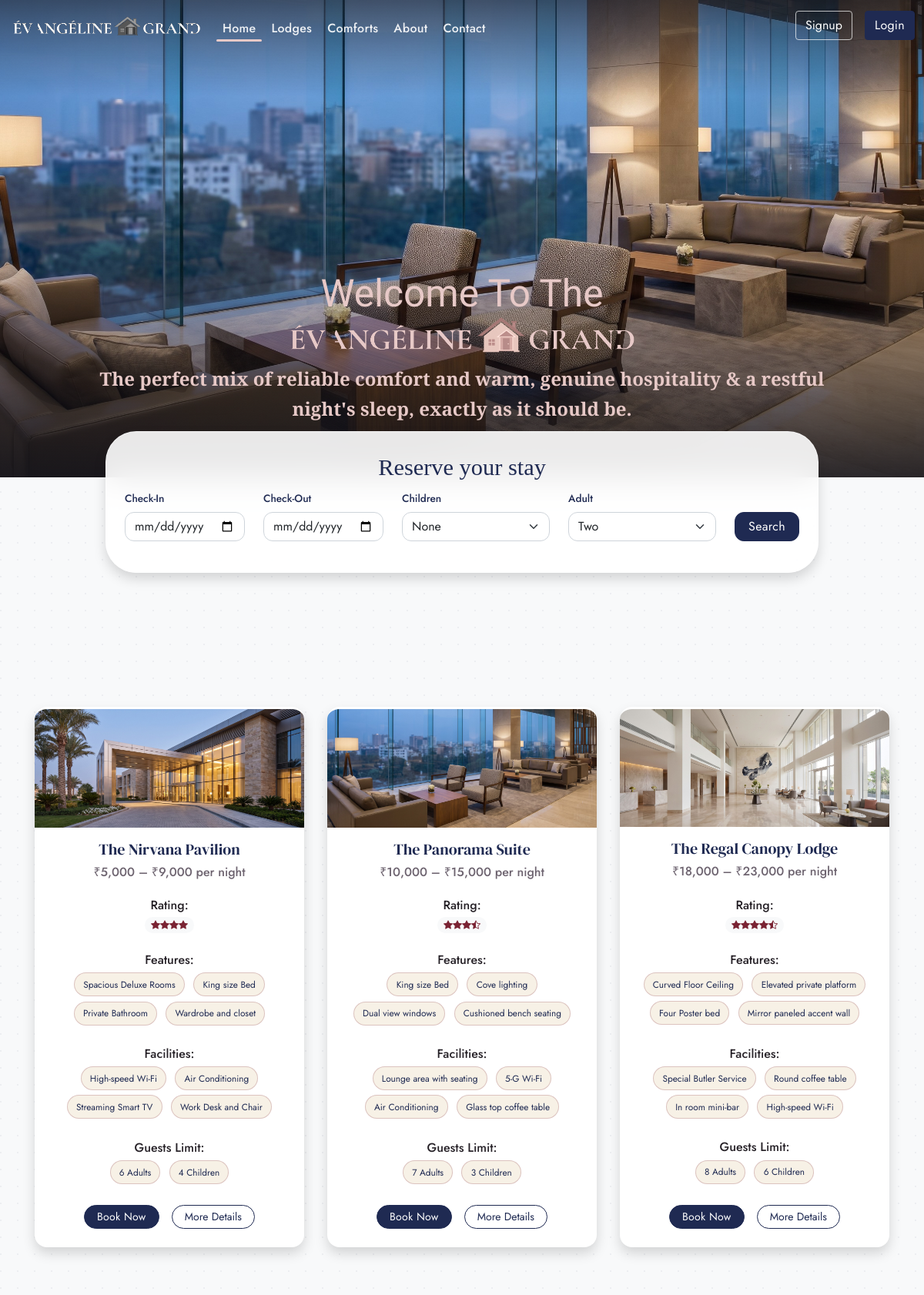
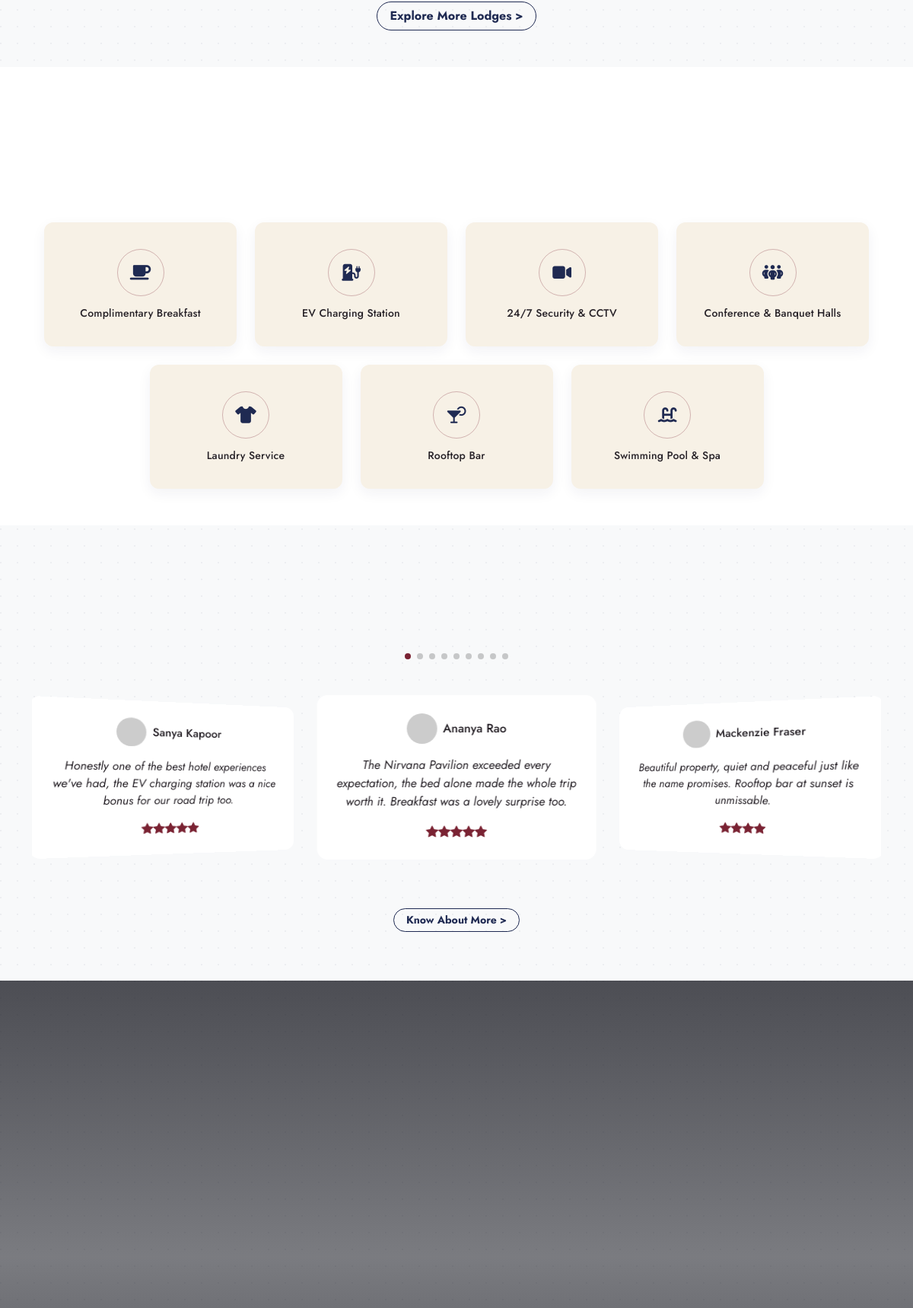
The page / (upper part) on the database its author committed (2 pictures, top to bottom).
### tables this page shows
CREATE TABLE `hero_slides` (
  `id`         INT(11) NOT NULL AUTO_INCREMENT,
  `image`      VARCHAR(255) NOT NULL,
  `caption`    VARCHAR(150) NOT NULL DEFAULT '',
  `is_active`  TINYINT(1) NOT NULL DEFAULT 1,
  `sort_order` INT(11) NOT NULL DEFAULT 0,
  PRIMARY KEY (`id`)
);

CREATE TABLE `lodges` (
  `id`           INT(11) NOT NULL AUTO_INCREMENT,
  `name`         VARCHAR(120) NOT NULL,
  `tier`         VARCHAR(60) NOT NULL DEFAULT '',
  `blurb`        TEXT,
  `price_min`    INT(11) NOT NULL DEFAULT 0,
  `price_max`    INT(11) DEFAULT NULL,
  `rating`       DECIMAL(2,1) DEFAULT NULL,
  `features`     TEXT,
  `facilities`   TEXT,
  `max_adults`   INT(11) NOT NULL DEFAULT 2,
  `max_children` INT(11) NOT NULL DEFAULT 0,
  `units`        INT(11) NOT NULL DEFAULT 1,
  `image`        VARCHAR(255) NOT NULL,
  `show_on_home` TINYINT(1) NOT NULL DEFAULT 0,
  `is_active`    TINYINT(1) NOT NULL DEFAULT 1,
  `sort_order`   INT(11) NOT NULL DEFAULT 0,
  PRIMARY KEY (`id`)
);

CREATE TABLE `comforts` (
  `id`           INT(11) NOT NULL AUTO_INCREMENT,
  `section`      VARCHAR(20) NOT NULL DEFAULT 'card',
  `title`        VARCHAR(120) NOT NULL,
  `description`  TEXT,
  `tag`          VARCHAR(60) NOT NULL DEFAULT '',
  `icon`         VARCHAR(80) NOT NULL DEFAULT '',
  `image`        VARCHAR(255) NOT NULL,
  `show_on_home` TINYINT(1) NOT NULL DEFAULT 0,
  `is_active`    TINYINT(1) NOT NULL DEFAULT 1,
  `sort_order`   INT(11) NOT NULL DEFAULT 0,
  PRIMARY KEY (`id`)
);

CREATE TABLE `testimonials` (
  `id`         INT(11) NOT NULL AUTO_INCREMENT,
  `name`       VARCHAR(100) NOT NULL,
  `review`     TEXT NOT NULL,
  `rating`     TINYINT(4) NOT NULL DEFAULT 5,
  `is_active`  TINYINT(1) NOT NULL DEFAULT 1,
  `sort_order` INT(11) NOT NULL DEFAULT 0,
  PRIMARY KEY (`id`)
);

### admin/admin-include/fields.php (called while the page is built, shortened)
<?php
$f = function (string $key, string $label, string $type, string $default, string $help = ''): array {
    return ['key' => $key, 'label' => $label, 'type' => $type, 'default' => $default, 'help' => $help];
};

### index.php (the view, shortened to what this page needs)
<?php require_once __DIR__ . '/admin/admin-include/db_config.php'; ?>
<!DOCTYPE html>
<html lang="en">
<head>
    <title>Home | <?= e(setting('hotel_name')) ?></title>
    <?php require('include/links.php') ?>
    <link rel="stylesheet" href="https://cdn.jsdelivr.net/npm/swiper@12/swiper-bundle.min.css"/>
  </head>
<body class="bg-light">
<?php require('include/navbar.php')?>
<div class="hero-wrap">
  <div class="swiper swiper-container hero-swiper">
      <?php
        $slides = rows('SELECT image, caption FROM hero_slides WHERE is_active = 1 ORDER BY sort_order, id');
      ?>
      <div class="swiper-wrapper">
        <?php foreach ($slides as $s): ?>
        <div class="swiper-slide">
          <img src="<?= e(asset($s['image'])) ?>" alt="<?= e($s['caption']) ?>" class="w-100 d-block"/>
        </div>
        <?php endforeach; ?>
      </div>
  </div>
  <div class="hero-overlay">
    <span class="hero-script"><?= e(setting('hero_welcome')) ?></span>
    <img src="<?= e(img('logo_hero')) ?>" alt="<?= e(setting('hotel_name')) ?>" class="hero-logo-img">
    <p class="hero-tagline"><?= e(setting('hero_tagline')) ?></p>
  </div>
</div>
<div class="container availability-form">
  <div class="row justify-content-center">
    <div class="col-lg-10">
      <div class="shadow p-4 availability-card">
        <span class="section-eyebrow d-block mb-1 text-center">Reserve your stay</span>
        <form action="lodges.php" method="get">
          <div class="row align-items-end availability-row">
            <div class="field-checkin mb-3">
              <label class="form-label">Check-In</label>
              <input type="date" name="checkin" class="form-control shadow-none" required min="<?= date('Y-m-d') ?>">
            </div>
            <div class="field-checkout mb-3">
              <label class="form-label">Check-Out</label>
              <input type="date" name="checkout" class="form-control shadow-none" required min="<?= date('Y-m-d', strtotime('+1 day')) ?>">
            </div>
            <div class="field-children mb-3">
              <label class="form-label">Children</label>
              <select name="children" class="form-select shadow-none">
                <option value="0" selected>None</option>
              </select>
            </div>
            <div class="field-adult mb-3">
              <label class="form-label">Adult</label>
              <select name="adults" class="form-select shadow-none">
                <option value="2" selected>Two</option>
              </select>
            </div>
            <div class="field-submit mb-3">
              <button type="submit" class="btn text-white shadow-none custom-bg w-100">Search</button>
            </div>
          </div>
        </form>
      </div>
    </div>
  </div>
</div>
<div class="container">
 <div class="row">
   <?php $home_lodges = rows('SELECT * FROM lodges WHERE is_active = 1 AND show_on_home = 1 ORDER BY sort_order, id LIMIT 6'); ?>
<?php foreach ($home_lodges as $l): ?>
   <div class="col-lg-4 col-md-6 my-3">
    <div class="card border-0 shadow lodge-hover" style="max-width: 350px; margin: auto;">
      <img src="<?= e(asset($l['image'])) ?>" class="card-img-top" alt="<?= e($l['name']) ?>">
      <div class="card-body text-center">
        <h5><?= e($l['name']) ?></h5>
        <h6 class="mb-4"><?= e(price_line($l['price_min'], $l['price_max'])) ?></h6>
        <?php if ($l['rating'] !== null): ?>
         <div class="rating mb-4">
          <h6 class="mb-1">Rating:</h6>
         <span class="badge rounded-pill bg-light text-dark text-wrap">
          <?= stars_html($l['rating']) ?>
         </span>
        </div>
        <?php endif; ?>
        <?php if (lines($l['features'])): ?>
        <div class="features mb-4">
          <h6 class="mb-1">Features:</h6>
          <?php foreach (lines($l['features']) as $p): ?><span class="pill"><?= e($p) ?></span>
          <?php endforeach; ?>
        </div>
        <?php endif; ?>
        <?php if (lines($l['facilities'])): ?>
        <div class="facilities mb-4">
           <h6 class="mb-1">Facilities:</h6>
          <?php foreach (lines($l['facilities']) as $p): ?><span class="pill"><?= e($p) ?></span>
          <?php endforeach; ?>
        </div>
        <?php endif; ?>
        <div class="guests-limit mb-4">
           <h6 class="mb-1">Guests Limit:</h6>
          <span class="pill"><?= e(adults_text($l['max_adults'])) ?></span>
          <?php if ((int)$l['max_children'] > 0): ?><span class="pill"><?= e(children_text($l['max_children'])) ?></span><?php endif; ?>
        </div>
        <div class="d-flex justify-content-center gap-3 mb-2">
          <a href="book.php?lodge=<?= (int)$l['id'] ?>" class="btn btn-sm text-white custom-bg shadow-none rounded-pill px-3">Book Now</a>
          <a href="lodges.php" class="btn btn-sm btn-outline-dark shadow-none rounded-pill px-3">More Details</a>
        </div>
      </div>
    </div>
   </div>
<?php endforeach; ?>
      <div class="col-lg-12 text-center mt-5">
    <a href="lodges.php" class="btn btn-md btn-outline-dark rounded-0 fw-bold shadow-none rounded-pill px-3">Explore More Lodges ></a>
   </div>
 </div>
</div>
<div class="section-white mt-5">
  <div class="container pb-5">
    <div class="convenience-row">
      <?php foreach (rows("SELECT title, icon FROM comforts WHERE is_active = 1 AND show_on_home = 1 ORDER BY sort_order, id") as $c): ?>
      <div class="convenience-card">
        <div class="convenience-icon"><i class="<?= e($c['icon']) ?>"></i></div>
        <h5><?= e($c['title']) ?></h5>
      </div>
      <?php endforeach; ?>
    </div>
  </div>
</div>
<div class="container">
  <div class="d-flex justify-content-center mb-3">
    <div class="swiper-pagination position-static"></div>
  </div>
  <div class="swiper swiper-testimonials position-relative">
    <div class="swiper-wrapper">
  <?php $reviews = rows('SELECT name, review, rating FROM testimonials WHERE is_active = 1 ORDER BY sort_order, id'); ?>
<?php foreach ($reviews as $rv): ?>
  <div class="swiper-slide testimonial-card bg-white p-4 text-center">
    <div class="d-flex align-items-center justify-content-center mb-3">
      <img src="https://ui-avatars.com/api/?name=<?= urlencode($rv['name']) ?>&background=7A2333&color=fff&bold=true&size=128" width="40" class="rounded-circle" alt="">
      <h6 class="mb-0 ms-2"><?= e($rv['name']) ?></h6>
    </div>
    <p class="mb-3"><?= e($rv['review']) ?></p>
    <div class="rating">
      <?= str_repeat('<i class="bi bi-star-fill"></i>', max(0, min(5, (int)$rv['rating']))) ?>
    </div>
  </div>
<?php endforeach; ?>
</div>
  </div>
</div>
<div class="col-lg-12 text-center mt-3">
  <a href="about.php" class="btn btn-sm btn-outline-dark rounded-0 fw-bold shadow-none rounded-pill px-3">Know About More ></a>
</div>
<div id="locate" class="locate-section">
  <div class="container locate-content">
    <div class="row g-4">
      <div class="col-lg-7">
      </div>
      <div class="col-lg-5 d-flex flex-column gap-3">
      </div>
    </div>
  </div>
</div>
</body>
</html>

### admin/admin-include/db_config.php (shortened to what this page needs)
<?php
$db_pass = getenv('DB_PASS');
if ($db_pass === false) { $db_pass = ''; }
try {
    $pdo = new PDO(
        'mysql:host=' . (getenv('DB_HOST') ?: '127.0.0.1') . ';dbname=' . (getenv('DB_NAME') ?: 'evangelinewebsite') . ';charset=utf8mb4',
        getenv('DB_USER') ?: 'root',
        $db_pass,
        [
            PDO::ATTR_ERRMODE            => PDO::ERRMODE_EXCEPTION,
            PDO::ATTR_DEFAULT_FETCH_MODE => PDO::FETCH_ASSOC,
            PDO::ATTR_EMULATE_PREPARES   => false,
        ]
    );
} catch (PDOException $ex) {
    error_log('Evangeline DB connection failed: ' . $ex->getMessage());
    http_response_code(500);
    exit('<h3 style="font-family:sans-serif">Could not connect to the database.</h3>'
       . '<p style="font-family:sans-serif">Check that MySQL is running (XAMPP) and that the database '
       . '<b>evangelinewebsite</b> has been imported. Connection settings are at the top of '
       . '<code>admin/admin-include/db_config.php</code>.</p>');
}
function run(string $sql, array $params = []): PDOStatement {
    global $pdo;
    $st = $pdo->prepare($sql);
    $st->execute($params);
    return $st;
}
function rows(string $sql, array $params = []): array { return run($sql, $params)->fetchAll(); }
function e($v): string { return htmlspecialchars((string)$v, ENT_QUOTES, 'UTF-8'); }
function asset($path): string {
    $path = str_replace(['\\', '..', "'", '"', '(', ')', '<', '>', ' '], ['/', '', '', '', '', '', '', '', '%20'], (string)$path);
    return ltrim($path, '/');
}
function site_config(): array {
    static $cfg = null;
    if ($cfg === null) { $cfg = require __DIR__ . '/fields.php'; }
    return $cfg;
}
function site_defaults(): array {
    static $d = null;
    if ($d === null) {
        $d = [];
        foreach (site_config() as $tab) {
            foreach ($tab['groups'] as $g) {
                foreach ($g['fields'] as $f) { $d[$f['key']] = $f['default']; }
            }
        }
    }
    return $d;
}
function setting(string $key, string $fallback = ''): string {
    static $saved = null;
    if ($saved === null) {
        $saved = [];
        foreach (rows('SELECT setting_key, setting_value FROM site_settings') as $r) {
            $saved[$r['setting_key']] = $r['setting_value'];
        }
    }
    $defaults = site_defaults();
    return array_key_exists($key, $defaults) ? (string)$defaults[$key] : $fallback;
}
function img(string $key): string { return asset(setting($key)); }
function inr($n): string {
    $n = (string)(int)$n;
    $last3 = substr($n, -3);
    $rest  = substr($n, 0, -3);
    $rest  = preg_replace('/\B(?=(\d{2})+(?!\d))/', ',', $rest);
    return $rest . ',' . $last3;
}
function price_line($min, $max): string {
    $min = (int)$min; $max = (int)$max;
    if ($max > $min) { return '₹' . inr($min) . ' – ₹' . inr($max) . ' per night'; }
    return '₹' . inr($min) . ' per night';
}
function stars_html($rating): string {
    $rating = (float)$rating;
    $full = (int)floor($rating);
    $half = ($rating - $full) >= 0.5;
    return str_repeat('<i class="bi bi-star-fill"></i>', $full) . ($half ? '<i class="bi bi-star-half"></i>' : '');
}
function lines(?string $text): array {
    $out = [];
    foreach (preg_split('/\R/', (string)$text) as $l) {
        $l = trim($l);
        if ($l !== '') { $out[] = $l; }
    }
    return $out;
}
function adults_text($n): string   { $n = (int)$n; return $n . ($n === 1 ? ' Adult' : ' Adults'); }
function children_text($n): string { $n = (int)$n; return $n . ($n === 1 ? ' Child' : ' Children'); }

### rows shown on the page
hero_slides: image (picture)
lodges: image (picture), name "The Nirvana Pavilion", price_line($l['price_min'], $l['price_max']) "₹5,000 – ₹9,000 per night", rating 4 (drawn), features "Spacious Deluxe Rooms", features "King size Bed", features "Private Bathroom", features "Wardrobe and closet", facilities "High-speed Wi-Fi", facilities "Air Conditioning", facilities "Streaming Smart TV", facilities "Work Desk and Chair", max_adults "6 Adults", max_children "4 Children"
lodges: image (picture), name "The Panorama Suite", price_line($l['price_min'], $l['price_max']) "₹10,000 – ₹15,000 per night", rating 3.5 (drawn), features "King size Bed", features "Cove lighting", features "Dual view windows", features "Cushioned bench seating", facilities "Lounge area with seating", facilities "5-G Wi-Fi", facilities "Air Conditioning", facilities "Glass top coffee table", max_adults "7 Adults", max_children "3 Children"
lodges: image (picture), name "The Regal Canopy Lodge", price_line($l['price_min'], $l['price_max']) "₹18,000 – ₹23,000 per night", rating 4.5 (drawn), features "Curved Floor Ceiling", features "Elevated private platform", features "Four Poster bed", features "Mirror paneled accent wall", facilities "Special Butler Service", facilities "Round coffee table", facilities "In room mini-bar", facilities "High-speed Wi-Fi", max_adults "8 Adults", max_children "6 Children"
comforts: title "Complimentary Breakfast"
comforts: title "EV Charging Station"
comforts: title "24/7 Security & CCTV"
comforts: title "Conference & Banquet Halls"
comforts: title "Laundry Service"
comforts: title "Rooftop Bar"
comforts: title "Swimming Pool & Spa"
testimonials: name "Ananya Rao", review "The Nirvana Pavilion exceeded every expectation, the bed alone made the whole trip worth it. Breakfast was a lovely surprise too.", rating 5 (drawn)
testimonials: name "Mackenzie Fraser", review "Beautiful property, quiet and peaceful just like the name promises. Rooftop bar at sunset is unmissable.", rating 4 (drawn)
testimonials: name "Sanya Kapoor", review "Honestly one of the best hotel experiences we've had, the EV charging station was a nice bonus for our road trip too.", rating 5 (drawn)

### other values the page prints
setting('hero_welcome') "Welcome To The"
setting('hero_tagline') "The perfect mix of reliable comfort and warm, genuine hospitality & a restful night's sleep, exactly as it should be."
